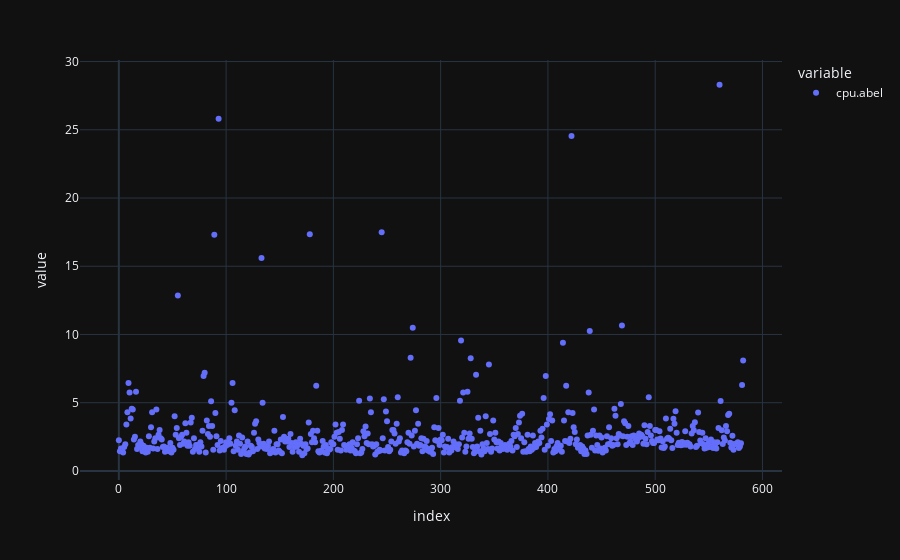

Notebook cell for this chart:
### Code cell
px.scatter(df2['cpu.abel'])

### Figure 1 — Plotly figure (JSON) as saved in the notebook; plotly's stock layout.template omitted (floating-point values rounded to 4 significant figures; data arrays with more than 128 entries replaced by an {"elided": "..."} marker saying what was removed)
{"data": [{"hovertemplate": "variable=cpu.abel<br>index=%{x}<br>value=%{y}<extra></extra>", "legendgroup": "cpu.abel", "marker": {"color": "#636efa", "symbol": "circle"}, "mode": "markers", "name": "cpu.abel", "orientation": "v", "showlegend": true, "x": {"elided": "583 int values"}, "xaxis": "x", "y": {"elided": "583 float values"}, "yaxis": "y", "type": "scatter"}], "layout": {"xaxis": {"anchor": "y", "domain": [0.0, 1.0], "title": {"text": "index"}}, "yaxis": {"anchor": "x", "domain": [0.0, 1.0], "title": {"text": "value"}}, "legend": {"title": {"text": "variable"}, "tracegroupgap": 0}, "margin": {"t": 60}}}
